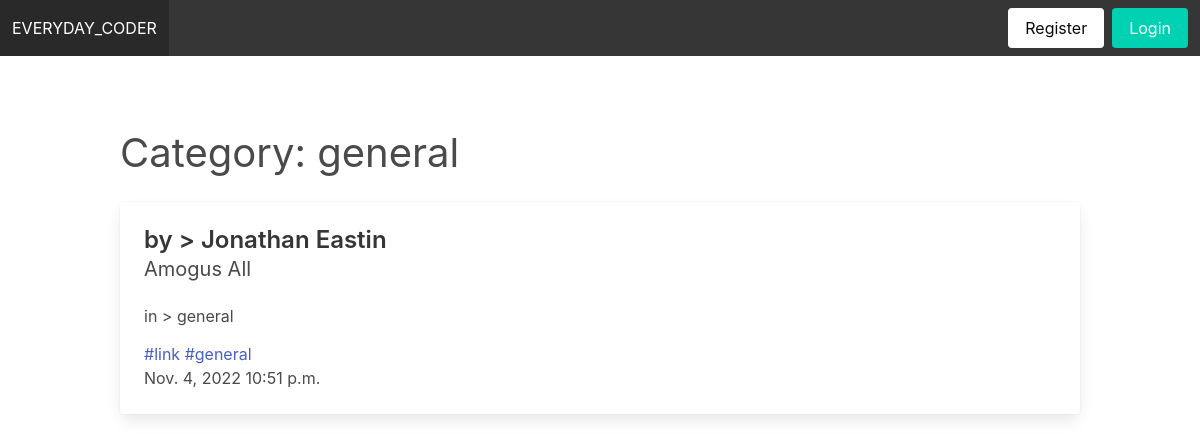
The page /category/general/ on the database as committed earlier.
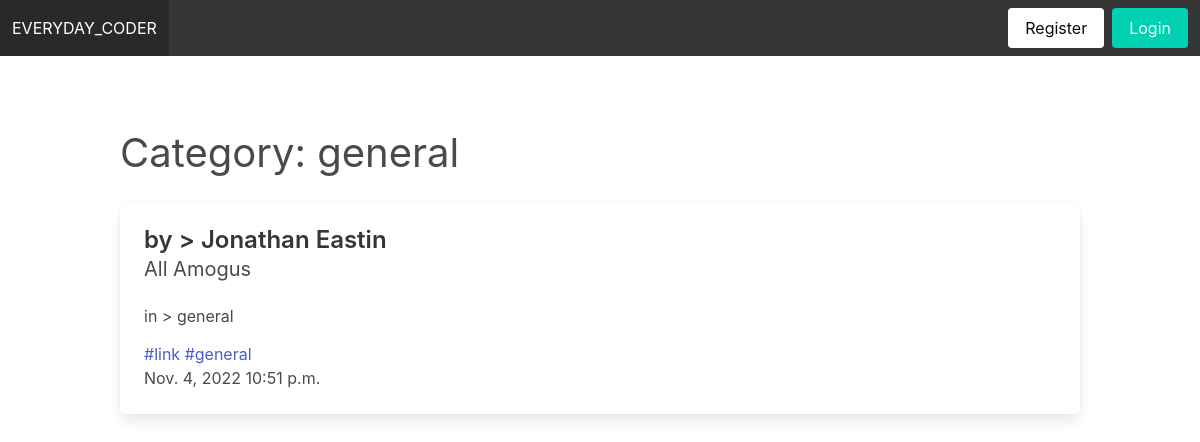
The same page on the database as committed later.
### JonsBlog/models.py (models this page shows, shortened)
class Post(models.Model):
    title = models.CharField(max_length=255, default="Jon's Blog")
    header_image = models.ImageField(null=True, blank=True, upload_to='images/')
    title_tag = models.CharField(max_length=255)
    author = models.ForeignKey(User, on_delete=models.CASCADE)
    body = RichTextField(blank=True, null=True)
    publication_date = models.DateField(auto_now_add=True)
    publication_time = models.TimeField(auto_now_add=True)
    category = models.CharField(max_length=255, default="general")
    snippet = models.CharField(max_length=255)
    likes = models.ManyToManyField(User, related_name='blog_posts')

### JonsBlog/views.py (the view)
# urls.py: path('category/<str:cats>/', CategoryView, name='category'),
def CategoryView(req, cats):
    category_posts = Post.objects.filter(category=cats.replace('-', ' '))
    return render(req, 'categories.html', {'cats': cats.replace('-', ' '),
                                           'category_posts': category_posts})

### JonsBlog/templates/categories.html
{% extends 'base.html' %}
{% block content %}
    <h1 class="subtitle is-2">Category: {{ cats }}</h1>
    <ul>
        {% for post in category_posts %}
            <div class="card">
                <div class="card-content">
                    <div class="media">
                        <div class="media-content">
                            <p class="title is-4">by > {{ post.author.first_name }} {{ post.author.last_name }}</p>
                            <p class="subtitle is-5">{{ post.title_tag }}</p>
                        </div>
                    </div>
                    <div class="content">
                        <p class="subtitle is-6">in > {{ post.category }}</p>
                        <a href="{% url 'article-detail' post.pk %}">#link</a> <a href="">#{{ post.category }}</a>
                        <br>
                        <time datetime="2016-1-1">{{ post.publication_date }} {{ post.publication_time }}</time>
                    </div>
                </div>
            </div>
        {% endfor %}
    </ul>
{% endblock %}

Rows that differ between the two databases and show on the page:
changed Post "general": title_tag "Amogus All" → "All Amogus"
